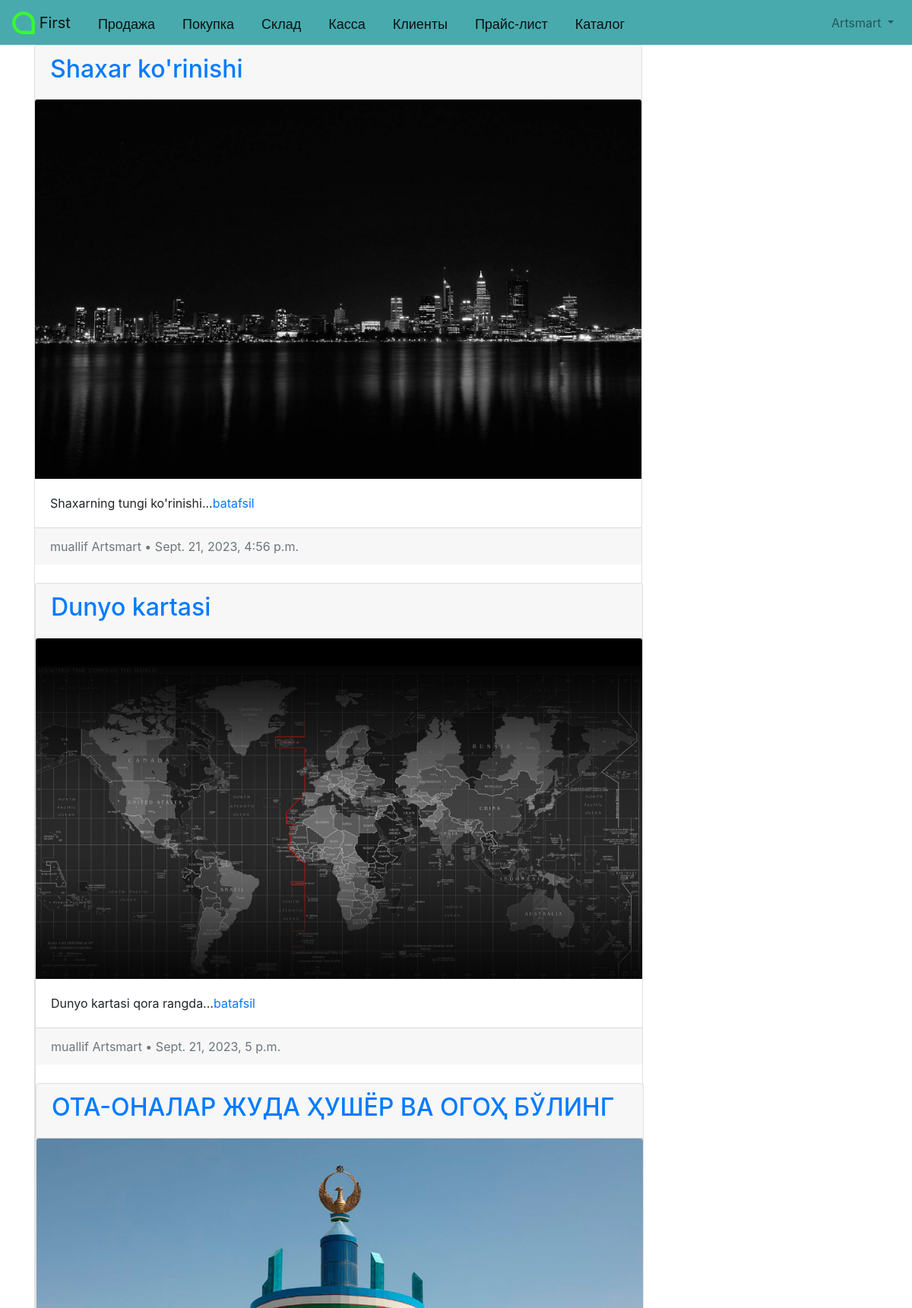
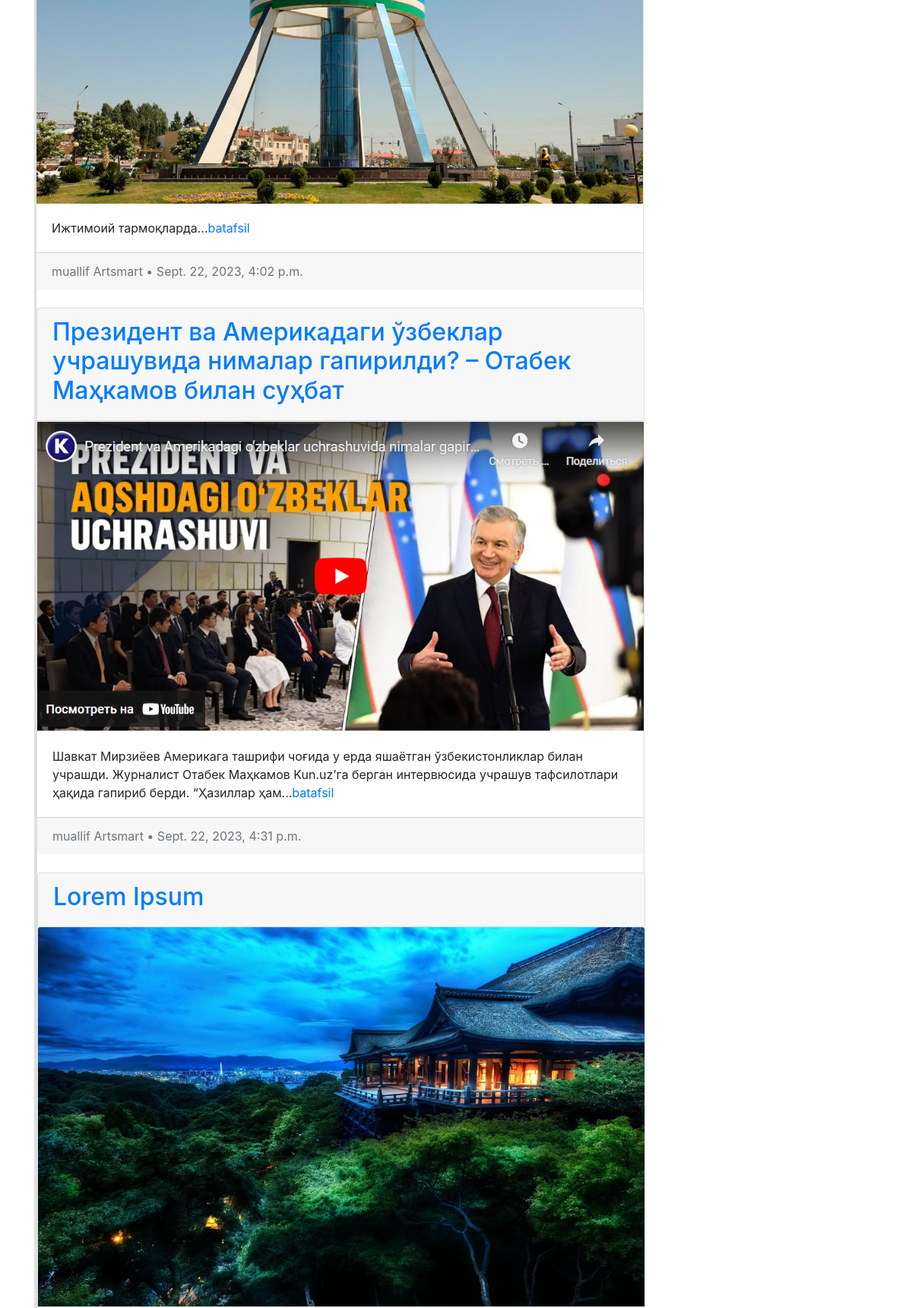
/articles/ (signed in, upper part), run on the app's committed database (2 pictures, top to bottom).
### accounts/models.py (models this page shows)
class CustomUser(AbstractUser):
    age = models.PositiveIntegerField(null=True, blank=True)

### articles/models.py (models this page shows, shortened)
class Article(models.Model):
    title = models.CharField(max_length=155)
    summary = models.CharField(max_length=200, blank=True)
    body = RichTextField()
    photo = models.ImageField(upload_to='images/', blank=True)
    date = models.DateTimeField(auto_now_add=True)
    author = models.ForeignKey(
        get_user_model(),
        on_delete=models.CASCADE,
    )

### articles/views.py (the view)
# urls.py: path('', ArticleListView.as_view(), name='article_list'),
class ArticleListView(LoginRequiredMixin, ListView):
    model = Article
    template_name = 'article_list.html'

### templates/article_list.html (shortened to what this page needs)
{% extends 'base.html' %}
{% block content %}
    {% for article in object_list %}
        <div class="card" style="width: 50rem;">
            <div class="card-header">
                <span class="font-weight-bold"><a href="{% url 'article_detail' article.pk  %}"><h2>{{ article.title }}</h2></a></span>
            </div>
            {% if article.photo %}
                <img class="card-img-top" src="{{ article.photo.url }}" alt="{{ article.title }}">
            {%  endif %}
            <div class="card-body">
                {{ article.summary }}...<a href="{% url 'article_detail' article.pk  %}">batafsil</a>
            </div>
            <div class="card-footer text-left text-muted">
                <span class="text-muted">muallif {{ article.author | title }} • {{ article.date }}</span>
            </div>
        <br />
    {% endfor %}
    </div>
{% endblock content %}

### templates/base.html (shortened to what this page needs)
{% load static %}
<!DOCTYPE html>
<html lang="en">
<head>
    <link rel="stylesheet" href="https://cdn.jsdelivr.net/npm/bootstrap@4.5.3/dist/css/bootstrap.min.css">
</head>
    <body>
        <nav class="navbar navbar-expand-lg navbar-light" style="background-color: #48AAAD" id="bosh" >
            <a class="navbar-brand" href="/">
                <img src="/static/artel.png" width="30" height="30" class="d-inline-block align-top" alt="">
                First
            </a>
            <a class="navbar-brand" id="knopka" href="/">Продажа</a>
            <a class="navbar-brand" id="knopka" href="/">Покупка</a>
            <a class="navbar-brand" id="knopka" href="/">Склад</a>
            <a class="navbar-brand" id="knopka" href="/">Касса</a>
            <a class="navbar-brand" id="knopka" href="/">Клиенты</a>
            <a class="navbar-brand" id="knopka" href="/">Прайс-лист</a>
            <a class="navbar-brand" id="knopka" href="{% url 'product_catalog'%}">Каталог</a>
            <div class="collapse navbar-collapse" id="navbarSupportedContent">
                {% if user.is_authenticated %}
                    <ul class="navbar-nav ml-auto">
                        <li class="nav-item">
                            <a class="nav-link dropdown-toggle" href="#"
                                id="navbarDropdown" role="button" data-toggle="dropdown"
                                aria-haspopup="true" aria-expanded="false">
                                {{ user.username | title }}
                            </a>
                        </li>
                    </ul>
                {% else %}
                    <form class="form-inline ml-auto">
                        <a href="{% url 'login' %}" class="btn btn-outline-light">Kirish</a>
                        <a href="{% url 'signup' %}" class="btn btn-primary ml-2">Ro'yxatdan o'tish</a>
                    </form>
                {% endif %}
            </div>
        </nav>
        <main>
        <div class="container">
            {% block content %}
            {% endblock content %}
        </div>
        </main>
    </body>
</html>

### templates/base.html (style rules this page uses)
#knopka { margin-top: 6; padding-left: 20; font-family: arial; font-size: 18px; }

### data on the page
CustomUser: username "Artsmart"
Article: title "Shaxar ko'rinishi", photo (picture), summary "Shaxarning tungi ko'rinishi", author "Artsmart", date "Sept. 21, 2023, 4:56 p.m."
Article: title "Dunyo kartasi", photo (picture), summary "Dunyo kartasi qora rangda", author "Artsmart", date "Sept. 21, 2023, 5 p.m."
Article: title "ОТА-ОНАЛАР ЖУДА ҲУШЁР ВА ОГОҲ БЎЛИНГ", photo (picture), summary "Ижтимоий тармоқларда", author "Artsmart", date "Sept. 22, 2023, 4:02 p.m."
Article: title "Президент ва Америкадаги ўзбеклар учрашувида нималар гапирилди? – Отабек Маҳкамов билан суҳбат", photo (picture), summary "Шавкат Мирзиёев Америкага ташрифи чоғида у ерда яшаётган ўзбекистонликлар билан учрашди. Журналист Отабек Маҳкамов Kun.uz’га берган интервюсида учрашув тафсилотлари ҳақида гапириб берди. “Ҳазиллар ҳам", author "Artsmart", date "Sept. 22, 2023, 4:31 p.m."
Article: title "Lorem Ipsum", photo (picture)
